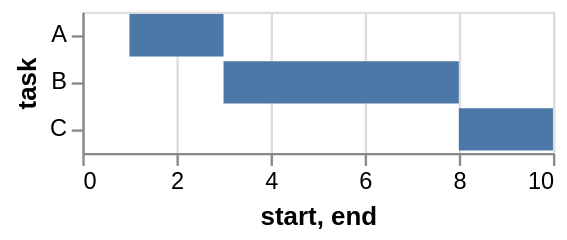

Specify this chart in Vega-Lite:
### Vega specification from a JSON file in a GitHub repository (floating-point values rounded to 4 significant figures)
{"$schema": "https://vega.github.io/schema/vega/v5.json", "description": "A simple bar chart with ranged data (aka Gantt Chart).", "autosize": "pad", "padding": 5, "width": 200, "style": "cell", "data": [{"name": "source_0", "values": [{"task": "A", "start": 1, "end": 3}, {"task": "B", "start": 3, "end": 8}, {"task": "C", "start": 8, "end": 10}]}, {"name": "data_0", "source": "source_0", "transform": [{"type": "formula", "expr": "toNumber(datum[\"start\"])", "as": "start"}, {"type": "formula", "expr": "toNumber(datum[\"end\"])", "as": "end"}, {"type": "filter", "expr": "datum[\"start\"] !== null && !isNaN(datum[\"start\"])"}]}], "signals": [{"name": "y_step", "value": 20}, {"name": "height", "update": "bandspace(domain('y').length, 0.1, 0.05) * y_step"}], "marks": [{"name": "marks", "type": "rect", "style": ["bar"], "from": {"data": "data_0"}, "encode": {"update": {"fill": {"value": "#4c78a8"}, "tooltip": {"signal": "{\"task\": ''+datum[\"task\"], \"start\": format(datum[\"start\"], \"\"), \"end\": format(datum[\"end\"], \"\")}"}, "x": {"scale": "x", "field": "start"}, "x2": {"scale": "x", "field": "end"}, "y": {"scale": "y", "field": "task"}, "height": {"scale": "y", "band": true}}}}], "scales": [{"name": "x", "type": "linear", "domain": {"data": "data_0", "fields": ["start", "end"]}, "range": [0, {"signal": "width"}], "nice": true, "zero": true}, {"name": "y", "type": "band", "domain": {"data": "data_0", "field": "task", "sort": true}, "range": {"step": {"signal": "y_step"}}, "paddingInner": 0.1, "paddingOuter": 0.05}], "axes": [{"scale": "x", "orient": "bottom", "grid": false, "title": "start, end", "labelFlush": true, "labelOverlap": true, "tickCount": {"signal": "ceil(width/40)"}, "zindex": 1}, {"scale": "x", "orient": "bottom", "gridScale": "y", "grid": true, "tickCount": {"signal": "ceil(width/40)"}, "domain": false, "labels": false, "maxExtent": 0, "minExtent": 0, "ticks": false, "zindex": 0}, {"scale": "y", "orient": "left", "grid": false, "title": "task", "labelOverlap": true, "zindex": 1}]}
